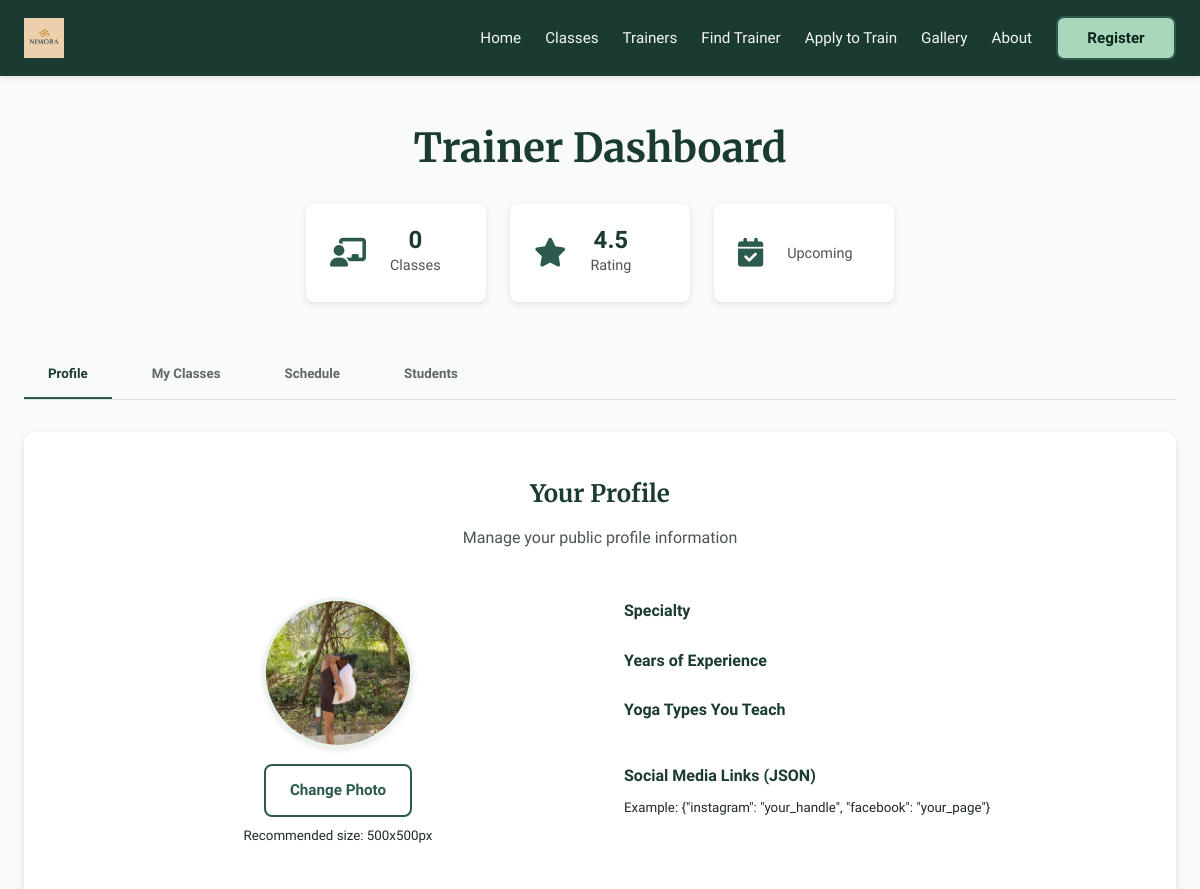
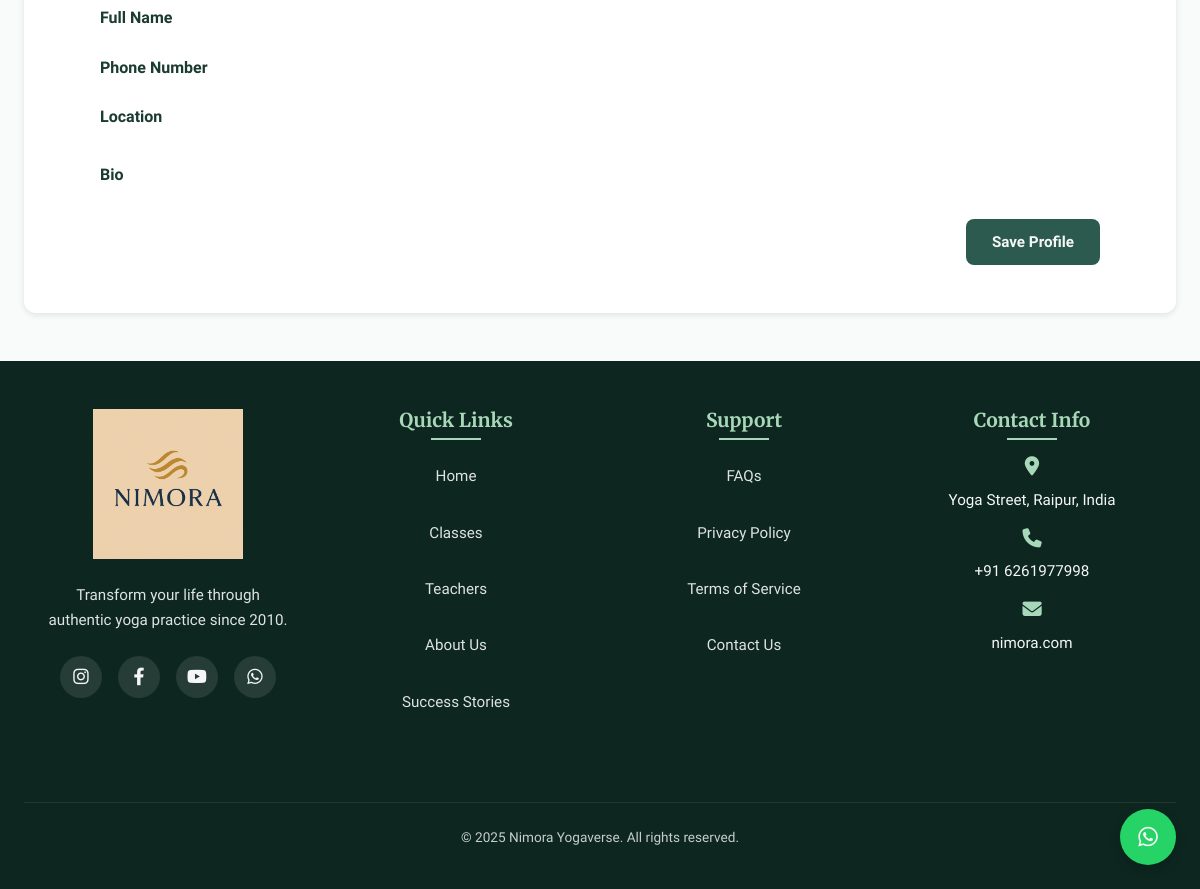
Screenshot of /trainer/ (signed in) with the database file from the repository (2 pictures, top to bottom).
### trainer/models.py (models this page shows, shortened)
class TrainerProfile(models.Model):
    user = models.OneToOneField(User, on_delete=models.CASCADE, related_name='trainer_profile')  # 🔗 Link to User
    name = models.CharField(max_length=100)
    phone = models.CharField(max_length=15, blank=True, null=True)
    profile_image = models.ImageField(upload_to='trainers/')
    social_media_links = models.JSONField(default=dict, blank=True,null=True)
    location = models.CharField(max_length=100)
    specialty = models.CharField(max_length=100,blank=True)
    yoga_types = models.ManyToManyField(YogaType)
    years_experience = models.PositiveIntegerField(default=1)
    bio = models.TextField()
    is_approved = models.BooleanField(default=False)
    @property
    def average_rating(self):
        return 4.5  # Example value

### trainer/views.py (the view)
# urls.py: path('', views.trainer_dashboard, name='trainer_dashboard'),
@login_required
def trainer_dashboard(request):
    try:
        trainer = TrainerProfile.objects.get(user=request.user)
    except TrainerProfile.DoesNotExist:
        return redirect('add_trainer')  # 🔁 Redirect to profile creation page
    classes_count = YogaClass.objects.filter(instructor=trainer).count()
    myClasses = YogaClass.objects.filter(instructor=trainer)
    context = {
        'trainer': trainer,
        'classes_count': classes_count,
        'myClasses': myClasses,
    }
    return render(request, 'trainer/dashboard.html', context)

### templates/trainer/dashboard.html (shortened to what this page needs)
{% extends "base.html" %}
{% load static %}
{% block extra_css %}
<link rel="stylesheet" href="{% static 'css/trainer/dashboard.css' %}?v=1.0">
{% endblock %}
{% block content %}
<section class="trainer-dashboard">
  <div class="container">
    <div class="dashboard-header">
      <h1>Trainer Dashboard</h1>
      <div class="dashboard-stats">
        <div class="stat-card">
          <i class="fas fa-chalkboard-teacher"></i>
          <div>
            <span class="stat-number">{{ classes_count }}</span>
            <span class="stat-label">Classes</span>
          </div>
        </div>
        <div class="stat-card">
          <i class="fas fa-star"></i>
          <div>
            <span class="stat-number">{{ trainer.average_rating|default:"4.5" }}</span>
            <span class="stat-label">Rating</span>
          </div>
        </div>
        <div class="stat-card">
          <i class="fas fa-calendar-check"></i>
          <div>
            <span class="stat-label">Upcoming</span>
          </div>
        </div>
      </div>
    </div>
    <div class="dashboard-tabs">
      <button class="tab-btn active" data-tab="profile">Profile</button>
      <button class="tab-btn" data-tab="classes">My Classes</button>
      <button class="tab-btn" data-tab="schedule">Schedule</button>
      <button class="tab-btn" data-tab="students">Students</button>
    </div>
    <div class="tab-content active" id="profile-tab">
      <div class="profile-section">
        <div class="profile-header">
          <h2>Your Profile</h2>
          <p>Manage your public profile information</p>
        </div>
        <form method="post" enctype="multipart/form-data" class="profile-form">
          <div class="form-grid">
            <div class="form-column">
              <div class="profile-image-upload">
                <div class="image-preview">
                  <img src="{{ trainer.profile_image.url }}" alt="{{ trainer.name }}" id="profile-image-preview">
                </div>
                <div class="image-upload-controls">
                  <label for="id_profile_image" class="btn btn-secondary">Change Photo</label>
                  <small>Recommended size: 500x500px</small>
                </div>
              </div>
              <div class="form-group">
                <label for="id_name">Full Name</label>
              </div>
              <div class="form-group">
                <label for="id_phone">Phone Number</label>
              </div>
              <div class="form-group">
                <label for="id_location">Location</label>
              </div>
            </div>
            <div class="form-column">
              <div class="form-group">
                <label for="id_specialty">Specialty</label>
              </div>
              <div class="form-group">
                <label for="id_years_experience">Years of Experience</label>
              </div>
              <div class="form-group">
                <label>Yoga Types You Teach</label>
              </div>
              <div class="form-group">
                <label for="id_social_media_links">Social Media Links (JSON)</label>
                <small>Example: {"instagram": "your_handle", "facebook": "your_page"}</small>
              </div>
            </div>
          </div>
          <div class="form-group full-width">
            <label for="id_bio">Bio</label>
          </div>
          <div class="form-actions">
            <button type="submit" class="btn btn-primary">Save Profile</button>
          </div>
        </form>
      </div>
    </div>
  </div>
</section>
{% endblock %}

### static/css/base.css (style rules this page uses)
:root { --primary: #1A3A32; --primary-dark: #0D261F; --primary-light: #2D5A4F;; --accent: #A8D8B9; --light-accent: #E8F3EC; --text: #1E2B26; --light-text: #F5F7F6; --bg: #F9FBFA; --card-bg: #FFFFFF; --error: #e63946; --shadow: 0 2px 6px rgba(0, 0, 0, 0.1); --shadow-md: 0 4px 12px rgba(0, 0, 0, 0.15); --shadow-lg: 0 10px 30px rgba(0, 0, 0, 0.1); --transition-fast: 0.15s ease; --transition-normal: 0.3s ease; --transition-slow: 0.5s ease; --radius-sm: 4px; --radius: 8px; --radius-lg: 12px; --space-xs: 0.5rem; --space-sm: 1rem; --space-md: 1.5rem; --space-lg: 2rem; --space-xl: 3rem; --font-body: 'Source Sans 3', -apple-system, BlinkMacSystemFont, sans-serif; --font-heading: 'Merriweather', Georgia, serif; --line-height: 1.6; --line-height-heading: 1.2; }
*, *::before, *::after { box-sizing: border-box; margin: 0; padding: 0; }
html { scroll-behavior: smooth; -webkit-text-size-adjust: 100%; }
body { font-family: var(--font-body); background-color: var(--bg); color: var(--text); line-height: var(--line-height); overflow-x: hidden; text-rendering: optimizeLegibility; -webkit-font-smoothing: antialiased; }
h1, h2, h3, h4 { font-family: var(--font-heading); font-weight: 700; line-height: var(--line-height-heading); margin-bottom: var(--space-sm); }
p { margin-bottom: var(--space-sm); }
img { max-width: 100%; height: auto; display: block; }
button { cursor: pointer; font-family: inherit; border: none; background: none; }
.container { width: 100%; max-width: 1200px; margin: 0 auto; padding: 0 var(--space-md); }
.btn { display: inline-flex; align-items: center; justify-content: center; padding: 0.75rem 1.5rem; border-radius: var(--radius); font-weight: 600; transition: background-color var(--transition-normal), transform var(--transition-normal), box-shadow var(--transition-normal), border-color var(--transition-normal); cursor: pointer; border: 2px solid transparent; font-size: 0.95rem; min-width: 120px; gap: 0.5rem; }
.btn-primary { background-color: var(--primary-light); color: var(--light-text); }
.btn-secondary { background-color: transparent; color: var(--primary-light); border-color: var(--primary-light); }
.form-group { display: grid; grid-template-columns: 1fr 1fr; gap: var(--space-sm); }

### rows the page displays
TrainerProfile: average_rating "4.5", profile_image (picture)

### other values shown
{{ classes_count }} "0"
